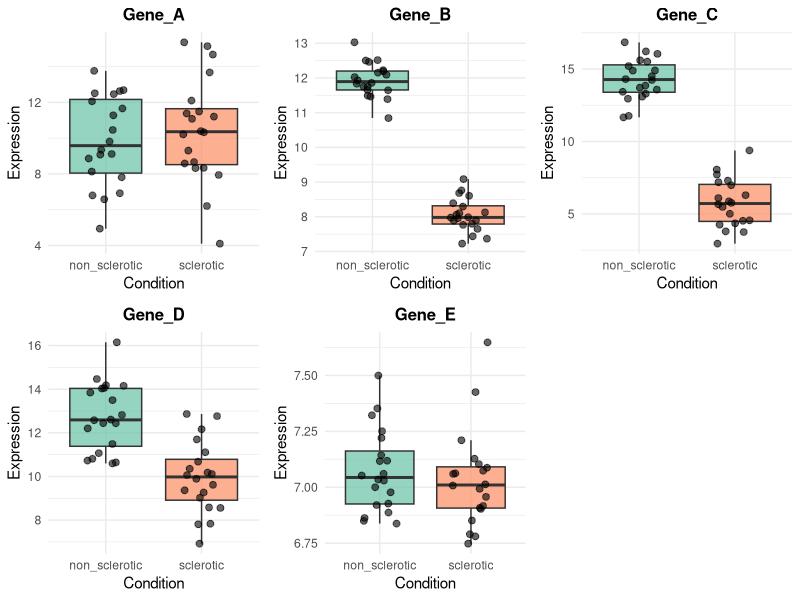

R code for this plot:
## ---- chunk 1
# ================================================================
# VARIANCE-BASED GENE SELECTION METHODS: DETAILED COMPARISON
# ================================================================

library(ggplot2)
library(dplyr)
library(gridExtra)
library(RColorBrewer)
## ---- chunk 2
# ================================================================
# SIMULATE EXAMPLE DATA TO ILLUSTRATE CONCEPTS
# ================================================================

simulate_example_genes <- function(n_samples = 40, n_sclerotic = 20) {
  
  set.seed(123)
  
  # Create sample groups
  condition <- c(rep("sclerotic", n_sclerotic), rep("non_sclerotic", n_samples - n_sclerotic))
  
  # Simulate 5 different types of genes
  
  # Gene A: High overall variance, but NO difference between groups
  # (High noise, no signal - BAD for classification)
  gene_A <- c(
    rnorm(n_sclerotic, mean = 10, sd = 3),    # sclerotic: mean=10, high variance
    rnorm(n_samples - n_sclerotic, mean = 10, sd = 3)  # non_sclerotic: mean=10, high variance
  )
  
  # Gene B: Low overall variance, but CLEAR difference between groups
  # (Low noise, strong signal - EXCELLENT for classification)
  gene_B <- c(
    rnorm(n_sclerotic, mean = 8, sd = 0.5),    # sclerotic: mean=8, low variance
    rnorm(n_samples - n_sclerotic, mean = 12, sd = 0.5) # non_sclerotic: mean=12, low variance
  )
  
  # Gene C: High overall variance, HIGH difference between groups
  # (High noise, strong signal - GOOD for classification)
  gene_C <- c(
    rnorm(n_sclerotic, mean = 5, sd = 2),      # sclerotic: mean=5
    rnorm(n_samples - n_sclerotic, mean = 15, sd = 2)   # non_sclerotic: mean=15
  )
  
  # Gene D: Medium overall variance, MEDIUM difference between groups
  # (Medium noise, medium signal - OK for classification)
  gene_D <- c(
    rnorm(n_sclerotic, mean = 10, sd = 1.5),   # sclerotic: mean=10
    rnorm(n_samples - n_sclerotic, mean = 13, sd = 1.5) # non_sclerotic: mean=13
  )
  
  # Gene E: Very consistent expression (housekeeping-like)
  # (Very low noise, no signal - BAD for classification)
  gene_E <- c(
    rnorm(n_sclerotic, mean = 7, sd = 0.2),    # sclerotic: mean=7, very low variance
    rnorm(n_samples - n_sclerotic, mean = 7.1, sd = 0.2) # non_sclerotic: mean=7.1, very low variance
  )
  
  # Combine into data frame
  gene_data <- data.frame(
    sample = paste0("Sample_", 1:n_samples),
    condition = condition,
    Gene_A = gene_A,
    Gene_B = gene_B,
    Gene_C = gene_C,
    Gene_D = gene_D,
    Gene_E = gene_E
  )
  
  return(gene_data)
}

# ================================================================
# CALCULATE DIFFERENT VARIANCE METRICS
# ================================================================

calculate_variance_metrics <- function(gene_data) {
  
  genes <- c("Gene_A", "Gene_B", "Gene_C", "Gene_D", "Gene_E")
  metrics <- data.frame(
    Gene = genes,
    Overall_Variance = numeric(length(genes)),
    F_Statistic = numeric(length(genes)),
    Coefficient_Variation = numeric(length(genes)),
    Between_Group_Effect = numeric(length(genes)),
    Within_Group_Variance = numeric(length(genes))
  )
  
  for (i in seq_along(genes)) {
    gene <- genes[i]
    values <- gene_data[[gene]]
    condition <- gene_data$condition
    
    # 1. OVERALL VARIANCE METHOD
    metrics$Overall_Variance[i] <- var(values)
    
    # 2. F-STATISTIC METHOD (ANOVA F-value)
    # Measures: Between-group variance / Within-group variance
    aov_result <- aov(values ~ condition)
    f_stat <- summary(aov_result)[[1]][1, "F value"]
    metrics$F_Statistic[i] <- ifelse(is.na(f_stat), 0, f_stat)
    
    # 3. COEFFICIENT OF VARIATION METHOD
    # Measures: Standard deviation / Mean (relative variability)
    gene_mean <- mean(values)
    gene_sd <- sd(values)
    metrics$Coefficient_Variation[i] <- ifelse(gene_mean != 0, gene_sd / abs(gene_mean), 0)
    
    # 4. BETWEEN-GROUP vs WITHIN-GROUP ANALYSIS
    sclerotic_vals <- values[condition == "sclerotic"]
    non_sclerotic_vals <- values[condition == "non_sclerotic"]
    
    # Between-group effect (difference in means)
    between_effect <- abs(mean(sclerotic_vals) - mean(non_sclerotic_vals))
    metrics$Between_Group_Effect[i] <- between_effect
    
    # Within-group variance (average of group variances)
    within_variance <- (var(sclerotic_vals) + var(non_sclerotic_vals)) / 2
    metrics$Within_Group_Variance[i] <- within_variance
    
  }
  
  return(metrics)
}

# ================================================================
# VISUALIZE THE CONCEPTS
# ================================================================

visualize_gene_patterns <- function(gene_data) {
  
  # Reshape data for plotting
  library(tidyr)
  plot_data <- gene_data %>%
    pivot_longer(cols = starts_with("Gene_"), names_to = "Gene", values_to = "Expression")
  
  # Create individual plots for each gene
  plot_list <- list()
  
  genes <- unique(plot_data$Gene)
  for (i in seq_along(genes)) {
    gene <- genes[i]
    gene_subset <- plot_data[plot_data$Gene == gene, ]
    
    p <- ggplot(gene_subset, aes(x = condition, y = Expression, fill = condition)) +
      geom_boxplot(alpha = 0.7, outlier.shape = NA) +
      geom_jitter(width = 0.2, alpha = 0.6, size = 2) +
      scale_fill_brewer(palette = "Set2") +
      labs(title = gene, x = "Condition", y = "Expression") +
      theme_minimal() +
      theme(legend.position = "none", 
            plot.title = element_text(hjust = 0.5, size = 12, face = "bold"))
    
    plot_list[[i]] <- p
  }
  
  # Arrange plots
  do.call(grid.arrange, c(plot_list, ncol = 3, nrow = 2))
  
  return(plot_list)
}

# ================================================================
# CREATE COMPARISON TABLE WITH RANKINGS
# ================================================================

create_method_comparison <- function(metrics) {
  
  # Rank genes by each method (1 = best for classification)
  comparison <- data.frame(
    Gene = metrics$Gene,
    
    # Overall Variance: Higher = better (but can be misleading!)
    Overall_Var_Rank = rank(-metrics$Overall_Variance),
    Overall_Var_Value = round(metrics$Overall_Variance, 2),
    
    # F-Statistic: Higher = better (best for classification!)
    F_Stat_Rank = rank(-metrics$F_Statistic),
    F_Stat_Value = round(metrics$F_Statistic, 2),
    
    # Coefficient of Variation: Higher = better (relative variability)
    CV_Rank = rank(-metrics$Coefficient_Variation),
    CV_Value = round(metrics$Coefficient_Variation, 3),
    
    # Between-group effect: Higher = better
    Between_Effect_Rank = rank(-metrics$Between_Group_Effect),
    Between_Effect_Value = round(metrics$Between_Group_Effect, 2)
  )
  
  return(comparison)
}

# ================================================================
# EXPLAIN EACH METHOD WITH EXAMPLES
# ================================================================

explain_methods_with_examples <- function() {
  
  cat("=== GENE SELECTION METHODS EXPLAINED ===\n\n")
  
  # Generate example data
  gene_data <- simulate_example_genes()
  
  cat("SIMULATED GENE EXAMPLES:\n")
  cat("- Gene A: High noise, NO signal (high variance, no group difference)\n")
  cat("- Gene B: Low noise, STRONG signal (low variance, clear group difference)\n") 
  cat("- Gene C: High noise, STRONG signal (high variance, clear group difference)\n")
  cat("- Gene D: Medium noise, MEDIUM signal (medium variance, medium group difference)\n")
  cat("- Gene E: Very low noise, NO signal (housekeeping gene)\n\n")
  
  # Calculate metrics
  metrics <- calculate_variance_metrics(gene_data)
  comparison <- create_method_comparison(metrics)
  
  # Visualize
  cat("VISUALIZING GENE EXPRESSION PATTERNS:\n")
  visualize_gene_patterns(gene_data)
  
  cat("\nCOMPARISON TABLE:\n")
  print(comparison)
  
  cat("\nMETHOD EXPLANATIONS:\n\n")
  
  cat("OVERALL VARIANCE METHOD:\n")
  cat("What it does: Selects genes with highest total variance\n")
  cat("Problem: Gene A ranks high but is USELESS for classification!\n")
  cat("Best for: Exploratory analysis, but poor for classification\n")
  cat("Example: Picks noisy genes that don't discriminate groups\n\n")
  
  cat("F-STATISTIC METHOD (within_between):\n")
  cat("What it does: Maximizes between-group / within-group variance ratio\n")
  cat("Formula: F = (variance between groups) / (variance within groups)\n")
  cat("Advantage: Gene B ranks #1 - perfect for classification!\n")
  cat("Best for: Classification tasks (what you want!)\n")
  cat("Example: Finds genes with clear group differences and low noise\n\n")
  
  cat("️COEFFICIENT OF VARIATION METHOD:\n")
  cat("What it does: Standard deviation / Mean (relative variability)\n")
  cat("Formula: CV = σ / μ\n")
  cat("Advantage: Accounts for expression level (normalizes variance)\n")
  cat("Best for: Comparing genes with very different expression levels\n")
  cat("Example: High-expressing genes don't dominate selection\n\n")
  
  cat("RANKING SUMMARY FOR CLASSIFICATION:\n")
  cat("1st: F-Statistic (best signal-to-noise ratio)\n")
  cat("2nd: Coefficient of Variation (normalized variability)\n") 
  cat("3rd: Overall Variance (can select noisy, uninformative genes)\n\n")
  
  return(list(
    gene_data = gene_data,
    metrics = metrics,
    comparison = comparison
  ))
}

# ================================================================
# PRACTICAL ADVANTAGES SUMMARY
# ================================================================

summarize_practical_advantages <- function() {
  
  cat("=== PRACTICAL ADVANTAGES FOR YOUR RNA-SEQ PROJECT ===\n\n")
  
  advantages <- data.frame(
    Method = c("Overall Variance", "F-Statistic", "Coefficient of Variation"),
    
    Best_For = c(
      "Exploratory analysis, finding highly variable genes",
      "Classification tasks, discriminating groups", 
      "Comparing genes across different expression ranges"
    ),
    
    Advantages = c(
      "Simple, fast computation; captures overall gene variability",
      "Optimal for classification; finds genes with best signal-to-noise ratio",
      "Expression-level normalized; handles low/high expressing genes fairly"
    ),
    
    Disadvantages = c(
      "Can select noisy, non-discriminative genes; poor for classification",
      "Requires group information; more complex computation",
      "May miss some important highly-expressed discriminative genes"
    ),
    
    Recommendation = c(
      "Use for initial exploration only",
      "BEST CHOICE for sclerotic vs non-sclerotic classification",
      "Good alternative when gene expression ranges vary widely"
    )
  )
  
  print(advantages)
  
  cat("\nRECOMMENDATION FOR YOUR PROJECT:\n")
  cat("Use F-STATISTIC method because:\n")
  cat("Finds genes that best separate sclerotic vs non-sclerotic\n")
  cat("Minimizes within-group noise\n") 
  cat("Maximizes between-group signal\n")
  cat("Leads to better Random Forest performance\n")
  cat("More robust predictions on new samples\n\n")
  
  cat("IMPLEMENTATION TIP:\n")
  cat("For your multi-comparison analysis, use:\n")
  cat("select_genes_variance_based(method = 'within_between')\n")
  cat("This will give you the most discriminative genes!\n")
}

# ================================================================
# RUN COMPLETE EXAMPLE
# ================================================================

# Run the complete analysis
cat("RUNNING COMPLETE EXAMPLE...\n\n")
results <- explain_methods_with_examples()
cat("\n", paste(rep("=", 80), collapse = ""), "\n")
summarize_practical_advantages()
## ---- chunk 3

## ---- chunk 4

## ---- chunk 5

## ---- chunk 6

## ---- chunk 7

